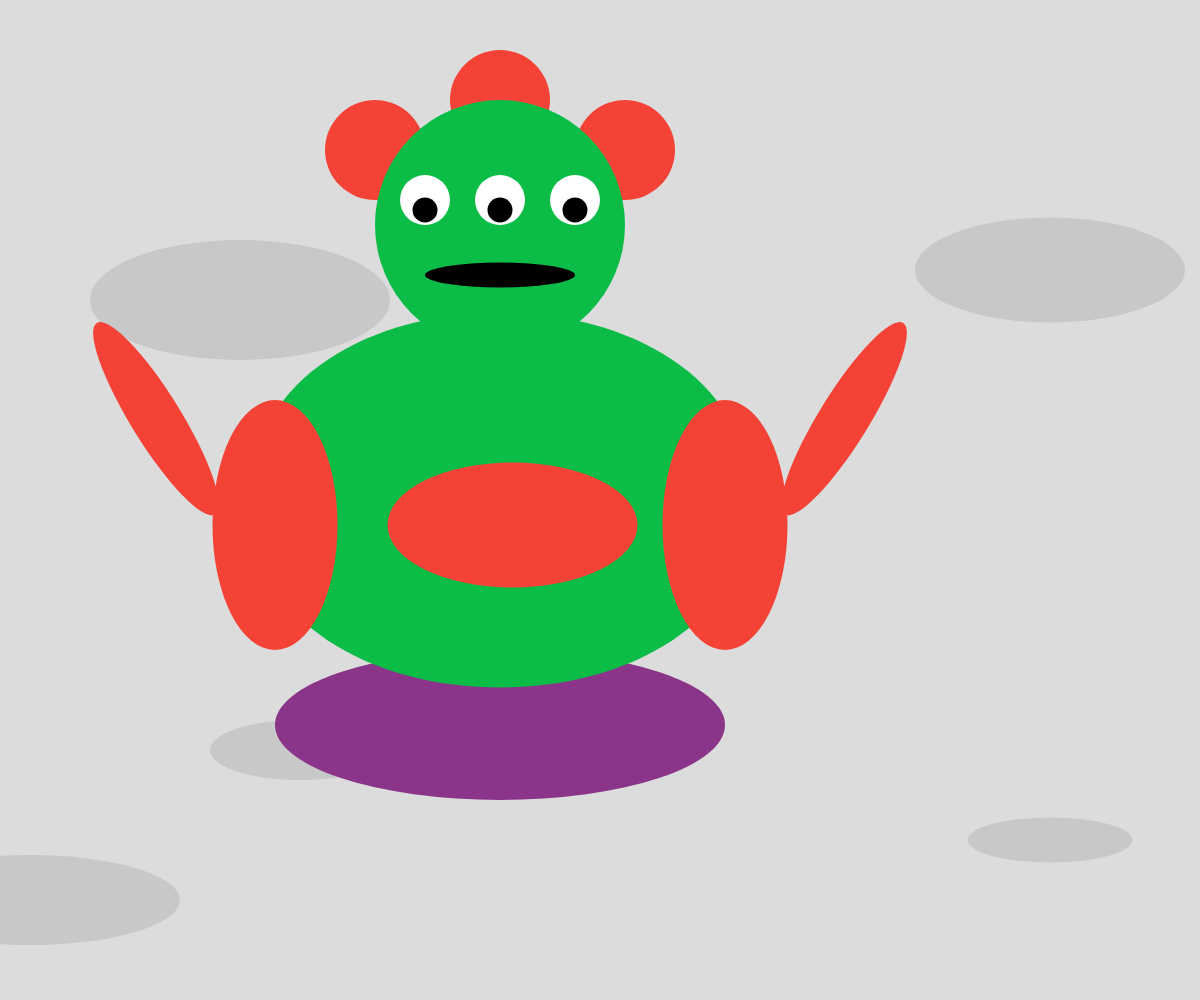
Frame 1 (no input)
Frame 60 (no input): identical to frame 1, image omitted
Frame 120 (the mouse pressed at the canvas centre since frame 60): identical to frame 1, image omitted

The p5.js sketch that drew this single still picture (run headless with seeded random() and noise() and a simulated clock; from frame 60 on, the mouse is pressed at the canvas centre):

// p5.js sketch
// ── sketch.js
function setup() {
  createCanvas(windowWidth, windowHeight);
}

function draw() {
  background(220);
  
  // This is to draw the moon craters in the background.
  drawMoonCraters();
  
  // Apply scale to enlarge the alien
  let scaleFactorEnlargeAlien = 2.5;
  scale(scaleFactorEnlargeAlien);

  // Floating Pad
  fill("#8a3589");
  ellipse(200, 290, 180, 60);

  // This resets the transformation matrix to prevent further scaling.
  resetMatrix();

  // This applies the scale factor again to the remaining drawing.
  scale(scaleFactorEnlargeAlien);

  // Right Ear
  fill("#F44336");
  ellipse(250, 60, 40, 40);
  
  // Middle Ear
  ellipse(200, 40, 40, 40);
  
  // Left Ear
  ellipse(150, 60, 40, 40);
  
  // Head
  fill("#0BBD47"); // Green color
  ellipse(200, 90, 100, 100);
  
  // Left Eyeball
  fill(255);
  ellipse(170, 80, 20, 20);
  
  // Left Iris
  fill(0);
  ellipse(170, 84, 10, 10);
  
  // Middle Eyeball
  fill(255);
  ellipse(200, 80, 20, 20);
  
  // Middle Iris
  fill(0);
  ellipse(200, 84, 10, 10);
  
  // Right Eyeball
  fill(255);
  ellipse(230, 80, 20, 20);
  
  // Right Iris
  fill(0);
  ellipse(230, 84, 10, 10);
  
  // Mouth
  fill(0);
  ellipse(200, 110, 60, 10);
  
  // Set fill color for the body
  fill("#0BBD47"); // Green color
  
  // Move the origin to a different position
  translate(200, 200);
  
  // Begin the shape
  beginShape();
  
  // Define vertices and bezier control points
  vertex(-100, 0);
  bezierVertex(-100, -100, 100, -100, 100, 0); // Upper body curve
  bezierVertex(100, 100, -100, 100, -100, 0); // Lower body curve
  
  // End the shape
  endShape(CLOSE);
  
  // Left Arm
  fill("#F44336");
  ellipse(90, 10, 50, 100);
  
  // Right Arm
  fill("#F44336");
  ellipse(-90, 10, 50, 100);
  
  // Tummy
  fill("#F44336");
  ellipse(5, 10, 100, 50);

  fill("#F44336");
  
  // Draw first rotated ellipse
  push();
  rotate(-45); // Rotate the coordinate system by 45 degrees
  ellipse(100, 100, 90, 20);
  pop();

  // Draw second rotated ellipse
  push();
  rotate(45); // Rotate the coordinate system by -45 degrees
  ellipse(-100, 100, 90, 20);
  pop();
}

function drawMoonCraters() {
  fill(200); // Set the color of the craters to a light gray color.
  noStroke(); // Remove the strokes or outlines.
  
  // Draw the multiple craters. (X, Y, Width, Height)
  ellipse(10 * 3, 300 * 3, 100 * 3, 30 * 3);
  ellipse(80 * 3, 100 * 3, 100 * 3, 40 * 3);
  ellipse(100 * 3, 250 * 3, 60 * 3, 20 * 3);
  ellipse(350 * 3, 90 * 3, 90 * 3, 35 * 3);
  ellipse(350 * 3, 280 * 3, 55 * 3, 15 * 3);
  ellipse(390 * 3, 390 * 3, 85 * 3, 15 * 3);
}
